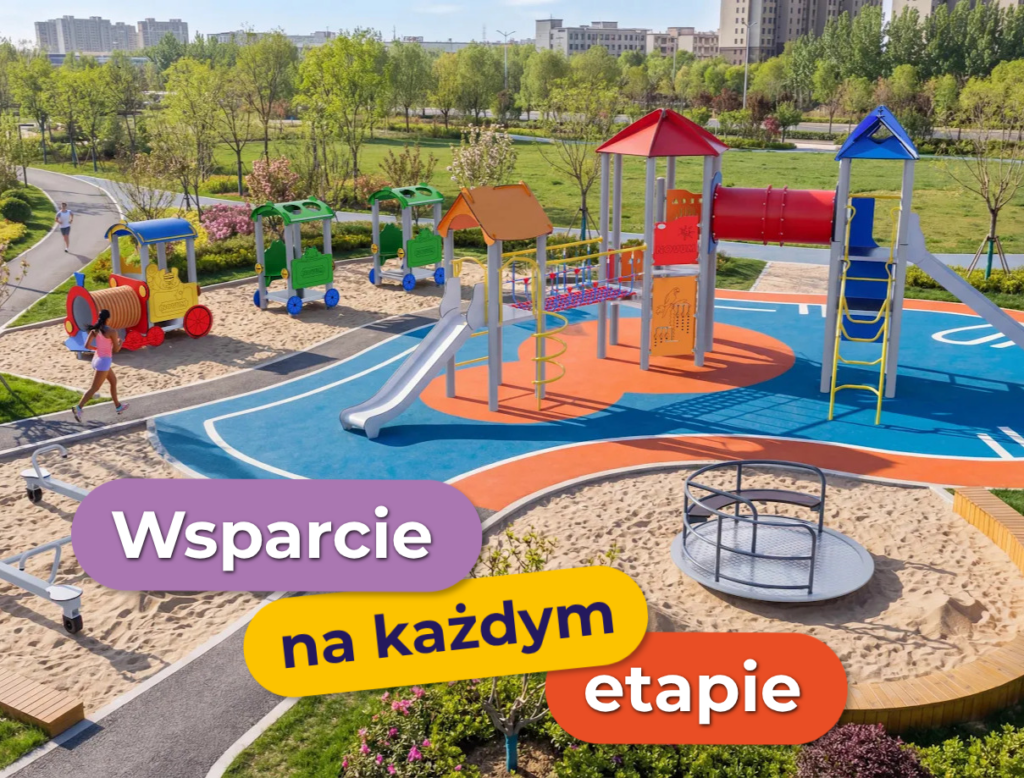
#> input picture models/photo.png, 1024 x 778 px
$ python gridcrops.py
#> lines starting #> are read from the running program, lines starting #| are printed output that depends on the picture; after the words box and inside, x2 and y2 are one past the last pixel; in counts of white or black regions, pixels touching at a corner belong together
import cv2,os,sys
D=os.path.dirname(os.path.abspath(__file__))
im=cv2.imread(os.path.join(D,'..','models','photo.png'))
#> im is the input picture: shape (778, 1024, 3); mean B, G, R 113.6, 135.6, 150.3
out=os.path.expanduser('~/.hermes/cache/scratch')
def gridcrop(n,x,y,w,h,s,step=20):
#> called with n = 'struct', x = 580, y = 90, w = 444, h = 330, s = 2.3, step = 20
    c=im[y:y+h,x:x+w].copy();c=cv2.resize(c,None,fx=s,fy=s,interpolation=cv2.INTER_CUBIC)
    for gx in range((x//step+1)*step,x+w,step):
        X=int((gx-x)*s);cv2.line(c,(X,0),(X,c.shape[0]),(255,255,255),1)
        if gx%(step*2)==0:cv2.putText(c,str(gx),(X+2,12),cv2.FONT_HERSHEY_SIMPLEX,.42,(0,255,255),1)
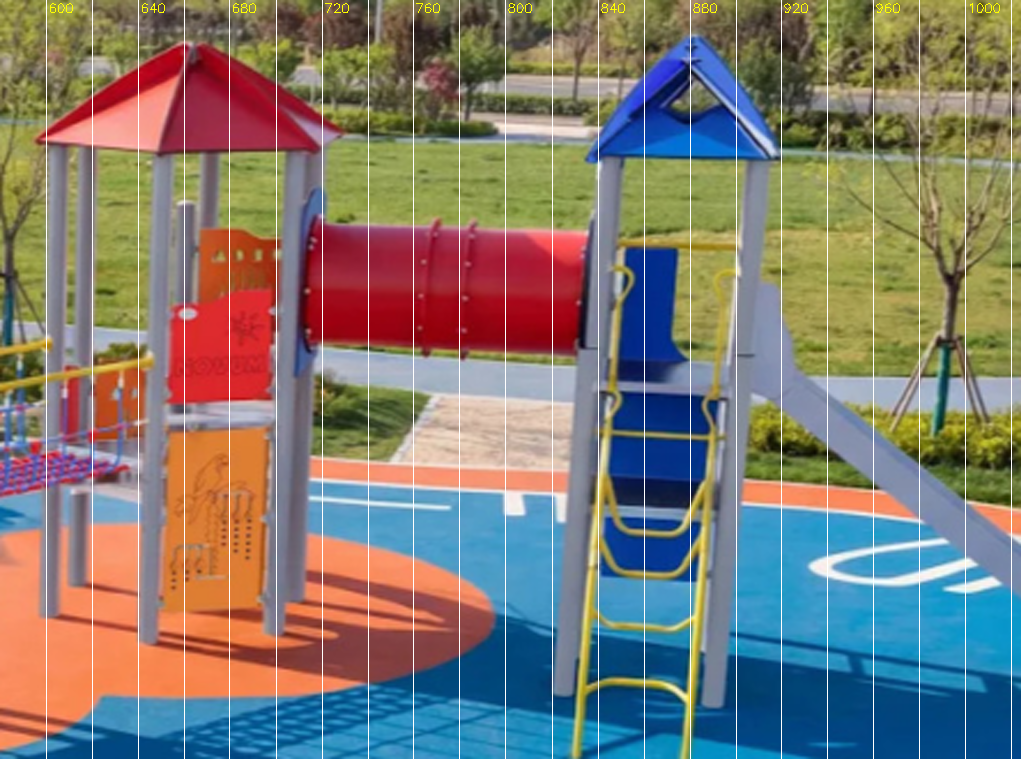
#> c: shape (759, 1021, 3); mean B, G, R 112.7, 121.6, 127.6
    for gy in range((y//step+1)*step,y+h,step):
        Y=int((gy-y)*s);cv2.line(c,(0,Y),(c.shape[1],Y),(255,255,255),1)
        if gy%(step*2)==0:cv2.putText(c,str(gy),(2,Y-2),cv2.FONT_HERSHEY_SIMPLEX,.42,(255,255,0),1)
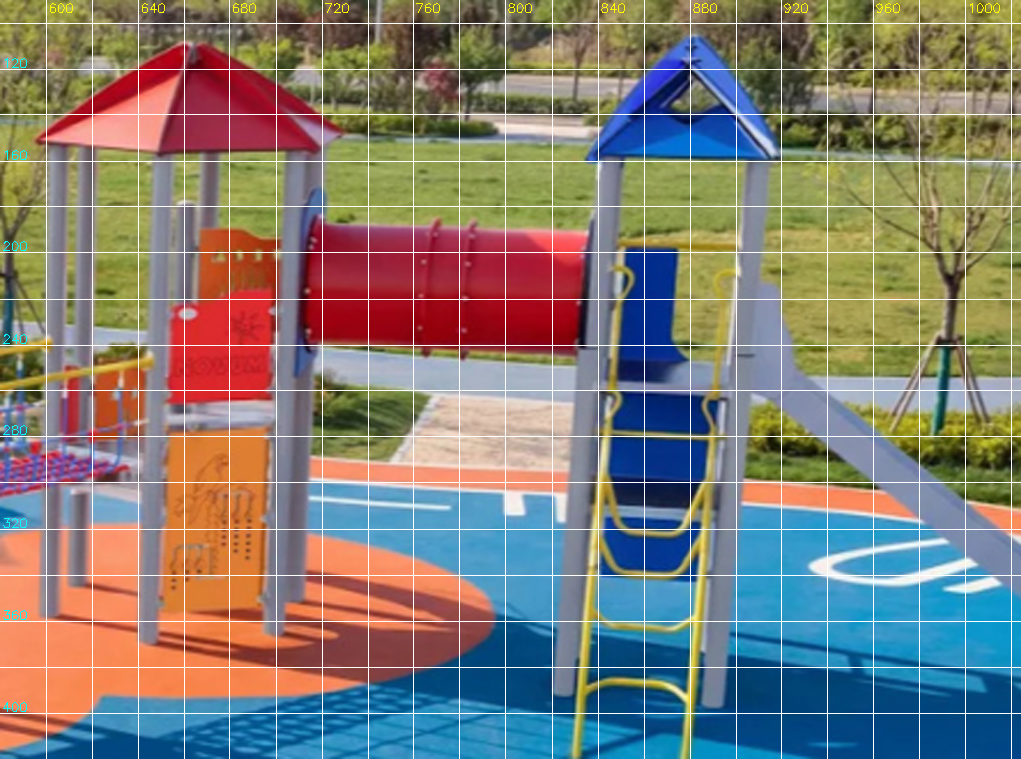
#> c: shape (759, 1021, 3); 2.13% of pixels changed, all inside (x1, y1, x2, y2) = (0, 23, 1021, 714)
    cv2.imwrite(os.path.join(out,f'g_{n}.jpg'),c,[cv2.IMWRITE_JPEG_QUALITY,90])
gridcrop('struct',580,90,444,330,2.3)
gridcrop('train',0,200,400,200,2.5)
#> call 2 of gridcrop, with n = 'train', x = 0, y = 200, w = 400, h = 200, s = 2.5, step = 20
#> after the loop in gridcrop (call 2), `for gx in range((x//step+1)*step,x+w,step):`:
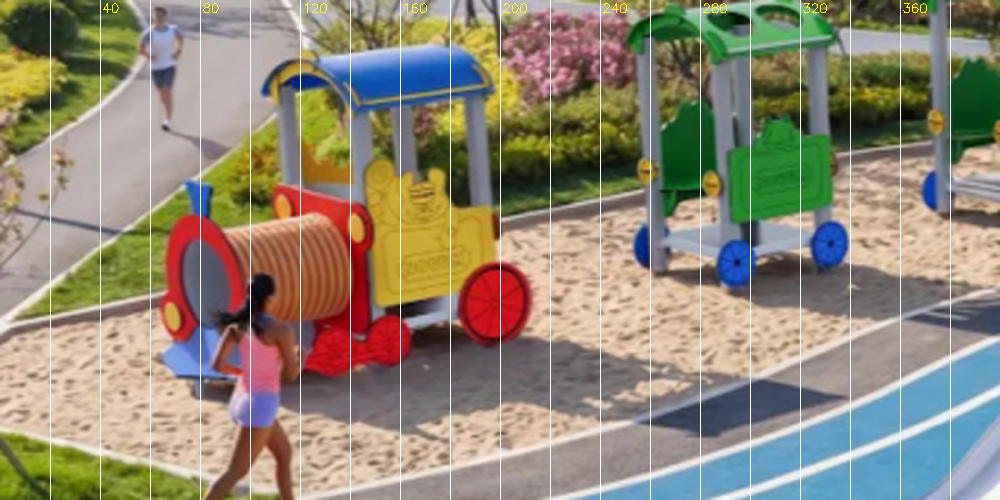
#> c: shape (500, 1000, 3); mean B, G, R 116.3, 135.3, 144.3
#> after the loop in gridcrop (call 2), `for gy in range((y//step+1)*step,y+h,step):`:
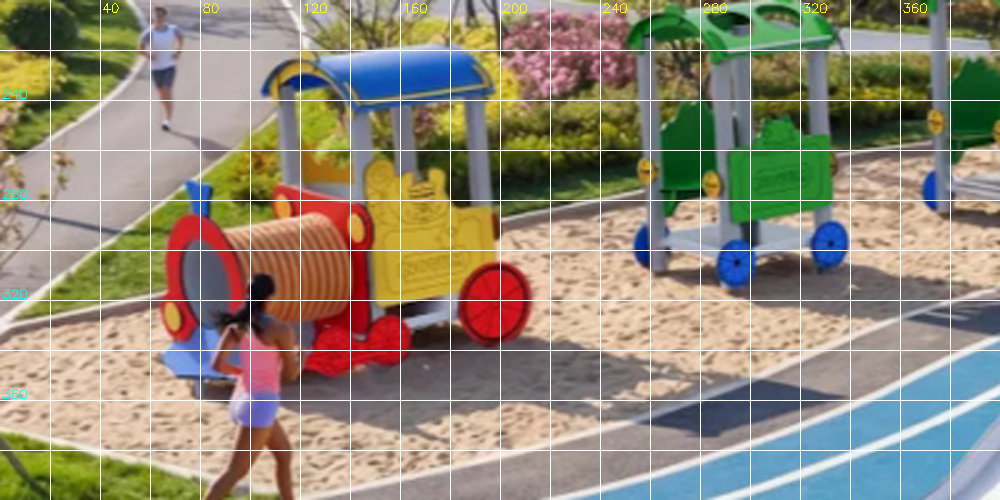
#> c: shape (500, 1000, 3); 1.82% of pixels changed, all inside (x1, y1, x2, y2) = (0, 50, 1000, 451)
gridcrop('front',380,420,644,358,1.6,40)
#> call 3 of gridcrop, with n = 'front', x = 380, y = 420, w = 644, h = 358, s = 1.6, step = 40
#> in gridcrop (call 3), `c = im[y:y + h, x:x + w].copy()`:
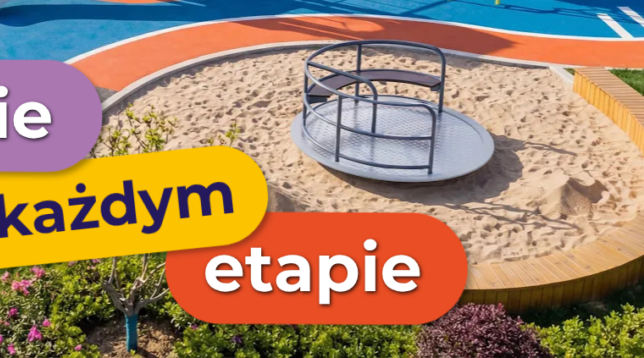
#> c: shape (358, 644, 3); mean B, G, R 102.3, 132.8, 165.2
#> after the loop in gridcrop (call 3), `for gx in range((x//step+1)*step,x+w,step):`:
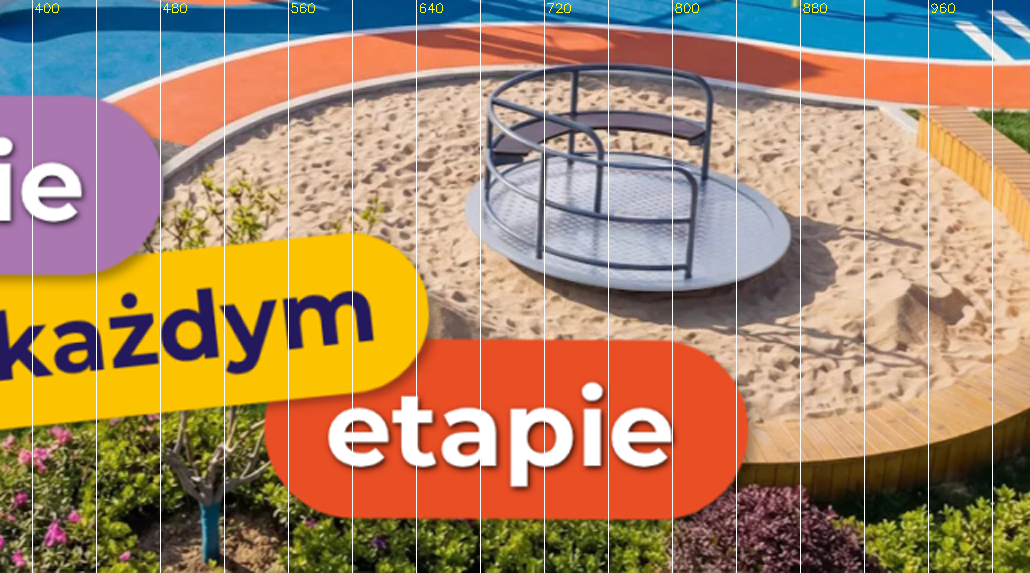
#> c: shape (573, 1030, 3); mean B, G, R 104.5, 134.9, 166.7
#> after the loop in gridcrop (call 3), `for gy in range((y//step+1)*step,y+h,step):`:
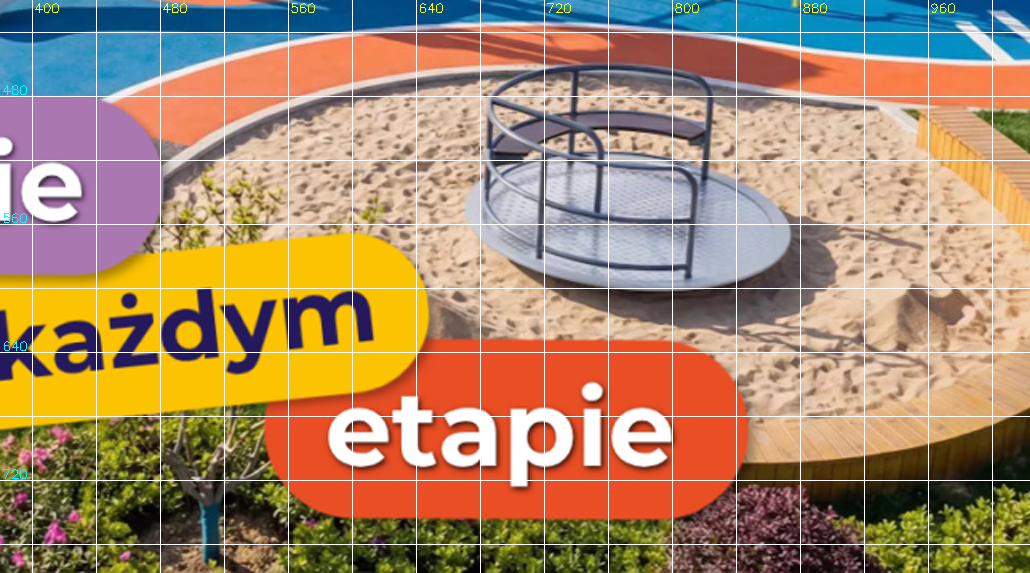
#> c: shape (573, 1030, 3); 1.56% of pixels changed, all inside (x1, y1, x2, y2) = (0, 32, 1030, 545)

$ run again, with models/depth.png copied over models/photo.png
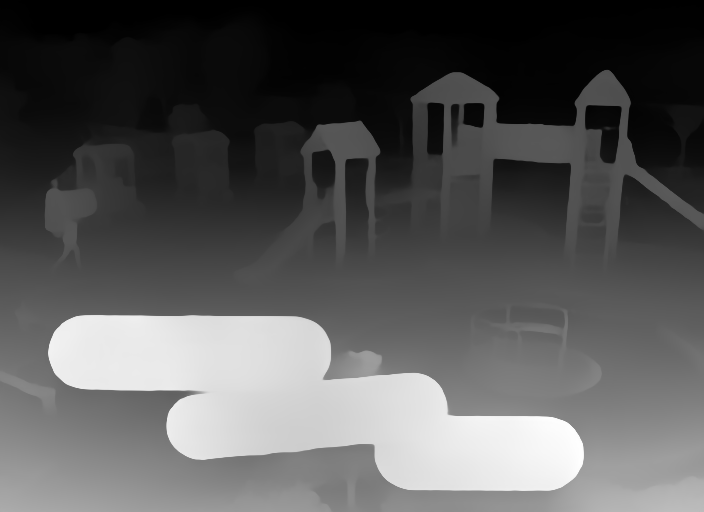
#> input picture models/depth.png, 704 x 512 px
#> im is the input picture: shape (512, 704, 3); min 0, max 255, mean 87.9
#> after the loop in gridcrop (call 2), `for gy in range((y//step+1)*step,y+h,step):`:
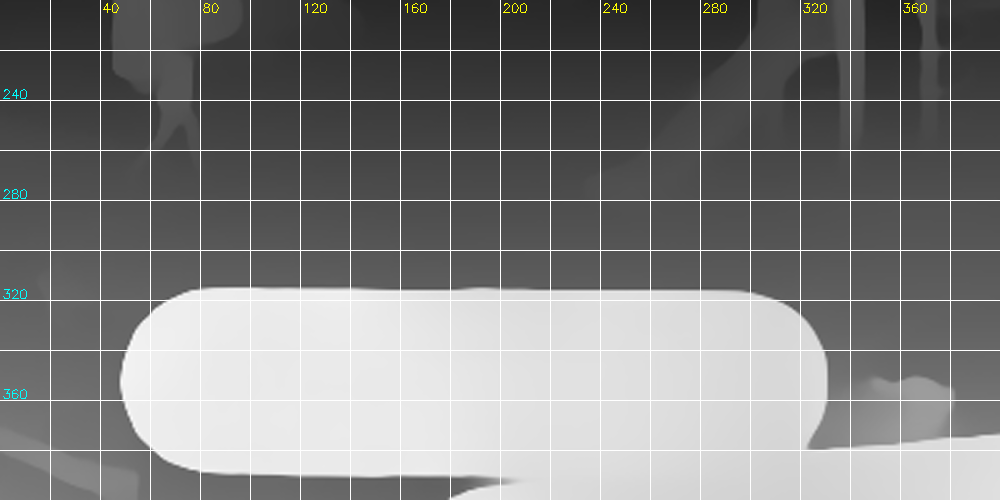
#> c: shape (500, 1000, 3); mean B, G, R 125.7, 126, 125.8
#> after the loop in gridcrop (call 3), `for gy in range((y//step+1)*step,y+h,step):`:
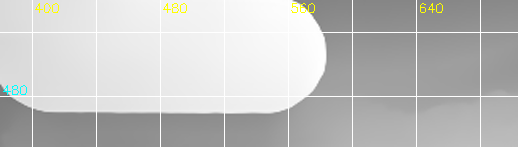
#> c: shape (147, 518, 3); mean B, G, R 192.7, 193.7, 193.4
